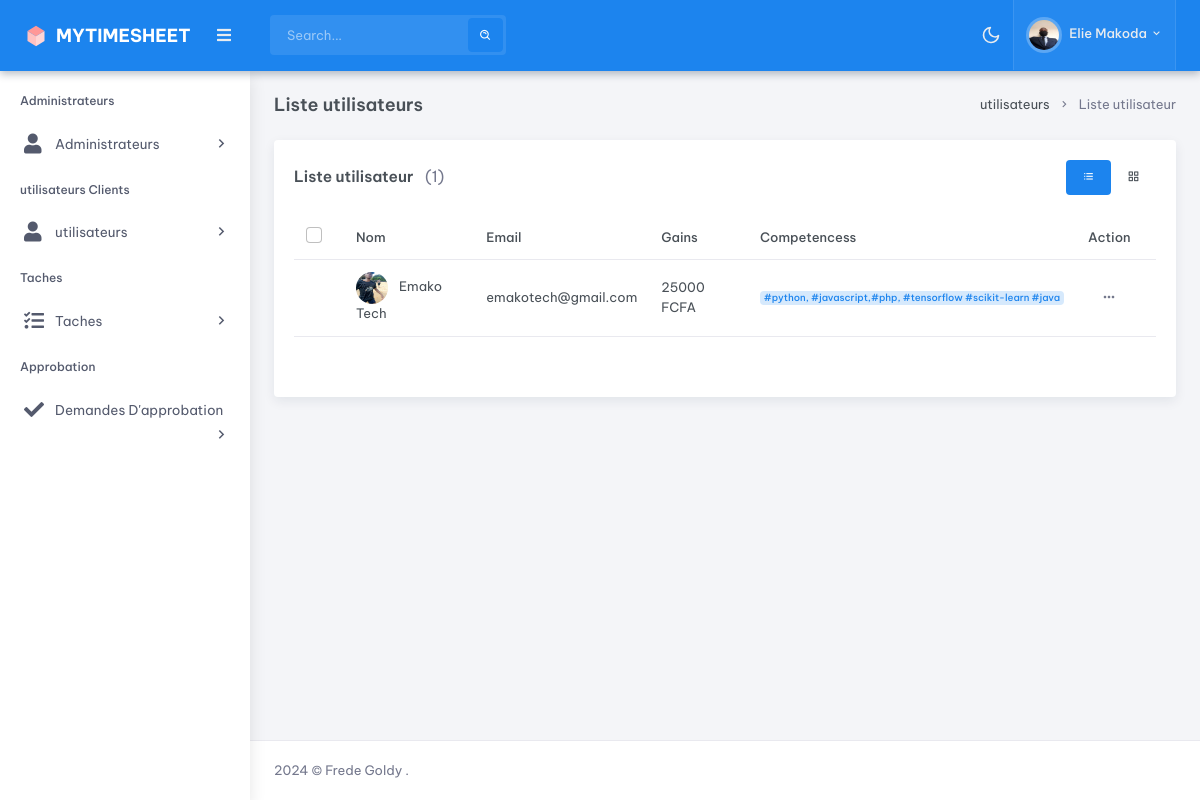
Screenshot of /admin/users/listUser.php (signed in) with the database file from the repository.
### tables this page shows
CREATE TABLE `utilisateur` (
  `idUSer` int(11) NOT NULL,
  `nomUSer` varchar(255) NOT NULL,
  `emailUSer` varchar(255) NOT NULL,
  `DateNaissUSer` varchar(255) NOT NULL,
  `BioUSer` text NOT NULL,
  `ExperienceUSer` text NOT NULL,
  `CompetenceUSer` text NOT NULL,
  `passwordUSer` varchar(255) NOT NULL,
  `statutUSer` int(11) DEFAULT 1,
  `ImageUSer` varchar(255) NOT NULL,
  `DateAjoutUSer` datetime NOT NULL DEFAULT current_timestamp(),
  `NombreProjetUSer` int(11) DEFAULT 0,
  `GainsUser` int(12) DEFAULT 0
);

### config/app.php (called while the page is built, shortened)
<?php
class App
{
    public $host =  "localhost";
    public $database = "timesheet";
    public $password = "";
    public $user = "root";
    public $lien_connexion;
    public function connecter()
    {
        $this->lien_connexion =  new PDO("mysql:host=" . $this->host . ";dbname=" . $this->database . ";charset=utf8", $this->user, $this->password, array(PDO::MYSQL_ATTR_INIT_COMMAND => "SET NAMES utf8"));
    }
    public function SelectionnerTout($requete)
    {
        $ligne = $this->lien_connexion->query($requete);
        $ligne->execute();
        $resultat = $ligne->fetchAll(PDO::FETCH_OBJ);
        if ($resultat) {
            return $resultat;
        } else {
            return false;
        }
    }
}

### admin/users/listUser.php (the view, shortened to what this page needs)
<?php
require "../../config/app.php";
$apps = new App;
$results = $apps->SelectionnerTout("SELECT * FROM utilisateur WHERE 1 ");
$i = sizeof($results);
require '../../config/adminHeader.php'
?>
<div class="main-content">
    <div class="page-content">
        <div class="container-fluid">
            <div class="row">
                <div class="col-12">
                    <div class="page-title-box d-sm-flex align-items-center justify-content-between">
                        <h4 class="mb-sm-0 font-size-18"> Liste utilisateurs</h4>
                        <div class="page-title-right">
                            <ol class="breadcrumb m-0">
                                <li class="breadcrumb-item"><a href="javascript: void(0);">utilisateurs</a></li>
                                <li class="breadcrumb-item active">Liste utilisateur</li>
                            </ol>
                        </div>
                    </div>
                </div>
            </div>
            <div class="row">
                <div class="col-lg-12">
                    <div class="card">
                        <div class="card-body">
                            <div class="row align-items-center">
                                <div class="col-md-6">
                                    <div class="mb-3">
                                        <h5 class="card-title"> Liste utilisateur <span class="text-muted fw-normal ms-2">(<?php echo $i; ?>)</span></h5>
                                    </div>
                                </div>
                                <div class="col-md-6">
                                    <div class="d-flex flex-wrap align-items-center justify-content-end gap-2 mb-3">
                                        <div>
                                            <ul class="nav nav-pills">
                                                <li class="nav-item">
                                                    <a class="nav-link active" href="./listUser.php" data-bs-toggle="tooltip" data-bs-placement="top" title="List"><i class="bx bx-list-ul"></i></a>
                                                </li>
                                                <li class="nav-item">
                                                    <a class="nav-link" href="./listGrid.php" data-bs-toggle="tooltip" data-bs-placement="top" title="Grid"><i class="bx bx-grid-alt"></i></a>
                                                </li>
                                            </ul>
                                        </div>
                                    </div>
                                </div>
                            </div>
                            <div class="table-responsive mb-4">
                                <table class="table align-middle datatable dt-responsive table-check nowrap" style="border-collapse: collapse; border-spacing: 0 8px; width: 100%;">
                                    <thead>
                                        <tr>
                                            <th scope="col" style="width: 50px;">
                                                <div class="form-check font-size-16">
                                                    <input type="checkbox" class="form-check-input" id="checkAll">
                                                </div>
                                            </th>
                                            <th scope="col">Nom </th>
                                            <th scope="col">Email</th>
                                            <th scope="col">Gains</th>
                                            <th scope="col">Competencess</th>
                                            <th style="width: 80px; min-width: 80px;">Action</th>
                                        </tr>
                                    </thead>
                                    <tbody>
                                        <?php
                                        if (isset($results) && $results != null) :
                                            foreach ($results as $user) :
                                                $img = explode(',', $user->ImageUSer);
                                        ?>
                                                <tr>
                                                    <th scope="row">
                                                    </th>
                                                    <td>
                                                        <img src="../../assets/images/<?php echo $img[array_rand($img)] ?>" alt="" class="avatar-sm rounded-circle me-2">
                                                        <a href="../profile/profile.php?id=<?php echo $user->idUSer; ?>" class="text-body"><?php echo $user->nomUSer; ?></a>
                                                    </td>
                                                    <td> <?php
                                                            echo $user->emailUSer;
                                                            ?></td>
                                                    <td> <?php
                                                            echo $user->GainsUser;
                                                            ?> FCFA</td>
                                                    <td>
                                                        <div class="d-flex gap-2">
                                                            <a href="#" class="badge badge-soft-primary"><?php
                                                                                                            echo $user->CompetenceUSer;
                                                                                                            ?></a>
                                                        </div>
                                                    </td>
                                                    <td>
                                                        <div class="dropdown">
                                                            <button class="btn btn-link font-size-16 shadow-none py-0 text-muted dropdown-toggle" type="button" data-bs-toggle="dropdown" aria-expanded="false">
                                                                <i class="bx bx-dots-horizontal-rounded"></i>
                                                            </button>
                                                        </div>
                                                    </td>
                                                </tr>
                                        <?php
                                            endforeach;
                                        endif;
                                        ?>
                                    </tbody>
                                </table>
                            </div>
                        </div>
                    </div>
                </div>
            </div>
        </div>
    </div>
    <footer class="footer">
        <div class="container-fluid">
            <div class="row">
                <div class="col-sm-6">
                </div>
                <div class="col-sm-6">
                    <div class="text-sm-end d-none d-sm-block">
                        Design & Develop by <a href="#!" class="text-decoration-underline">Themesdesign</a>
                    </div>
                </div>
            </div>
        </div>
    </footer>
</div>
<?php
require '../../config/adminFooter.php'
?>

### rows the page displays
utilisateur: ImageUSer (picture), nomUSer "Emako Tech", emailUSer "emakotech@gmail.com", GainsUser "25000", CompetenceUSer "#python, #javascript,#php, #tensorflow #scikit-learn #java"

### other values shown
$_SESSION['nomAdmin'] "Elie Makoda"
$i "1"
